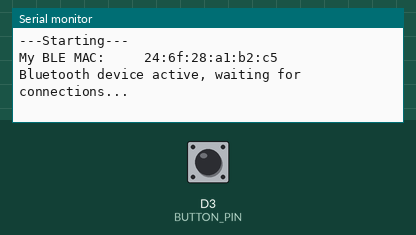
The sketch below on a simulated Arduino Nano 33 IoT. On the bench: the last lines printed to the serial monitor. The test bench sets the inputs (shaded band); at power-on: D3 (BUTTON_PIN) HIGH. Nothing arrives over Bluetooth unless stated; a phone connects over Bluetooth LE 3 s after start.

Above: at 1.2 s.
1.3 s: D3 (BUTTON_PIN) pulled LOW for 0.15 s
At 2.0 s:
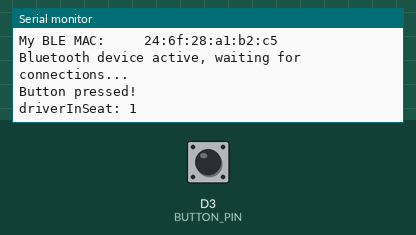
2.9 s: D3 (BUTTON_PIN) pulled LOW for 1 s
At 3.06 s:
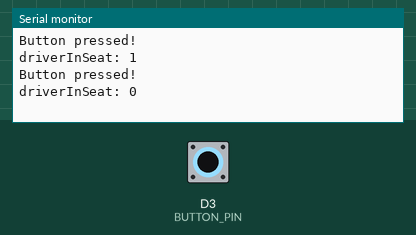

Measured:
- after the input at 1.3 s, the serial monitor: prints a new line at once (image 1)
- after the input at 2.9 s, the serial monitor: prints a new line at once (image 2)

The sketch:

DVRSeatUnit.ino
```cpp
#include <ArduinoBLE.h>

#define BUTTON_PIN 3      // Digital pin connected to the hardware button

bool driverInSeat = false; // Default status

BLEService customService("19B10000-E8F2-537E-4F6C-D104768A1214");
BLECharacteristic seatStatusCharacteristic("19B10002-E8F2-537E-4F6C-D104768A1214", BLERead | BLENotify, 20);
BLECharacteristic pingCharacteristic("19B10004-E8F2-537E-4F6C-D104768A1214", BLEWrite, 20);

void setup() {
  Serial.begin(9600);
  while (!Serial);

  Serial.println("\n---Starting---");

  // Initialize BLE
  if (!BLE.begin()) {
    Serial.println("starting BLE failed!");
    while (1);
  }

  Serial.print("My BLE MAC:\t\t ");
  Serial.println(BLE.address());
  Serial.println();

  // Set local name and advertising service
  BLE.setLocalName("DVRSeatUnit");
  BLE.setAdvertisedService(customService);

  // Add characteristics to the service
  customService.addCharacteristic(seatStatusCharacteristic);
  customService.addCharacteristic(pingCharacteristic);

  // Add service
  BLE.addService(customService);

  // Start advertising
  BLE.advertise();

  Serial.println("Bluetooth device active, waiting for connections...");

  // Initialize button pin
  pinMode(BUTTON_PIN, INPUT_PULLUP);
}

void loop() {
  // Check if a central device is connected
  BLEDevice central = BLE.central();
  if (central) {
    Serial.print("Connected to central: ");
    Serial.println(central.address());

    // Loop while the central is connected
    while (central.connected()) {
      // Check if data is available on the ping characteristic
      if (pingCharacteristic.written()) {
        // Read the value written to the ping characteristic
        int pingData = pingCharacteristic.value()[0];

        // Check if the ping signal is received
        if (pingData == 1) {
          // Respond with the latest sensor values
          sendSeatStatus();
        }
      }

      // Poll for BLE events
      BLE.poll();
    }
  }

  // Check the button state outside of the central connection loop
  if (digitalRead(BUTTON_PIN) == LOW) { // Button is pressed when the pin reads LOW
    Serial.println("Button pressed!");
    // Toggle driverInSeat status when button is pressed
    driverInSeat = !driverInSeat;
    Serial.print("driverInSeat: ");
    Serial.println(driverInSeat);
    delay(200); // Debounce delay
    // sendSeatStatus(); // Send the updated seat status immediately after toggling
  }
}

void sendSeatStatus() {
  // Send driver-in-seat status
  String seatStatusMessage = String(driverInSeat ? "True" : "False");
  seatStatusCharacteristic.writeValue(seatStatusMessage.c_str(), seatStatusMessage.length());
  Serial.print("Driver-in-seat status sent: ");
  Serial.println(seatStatusMessage);
}
```
